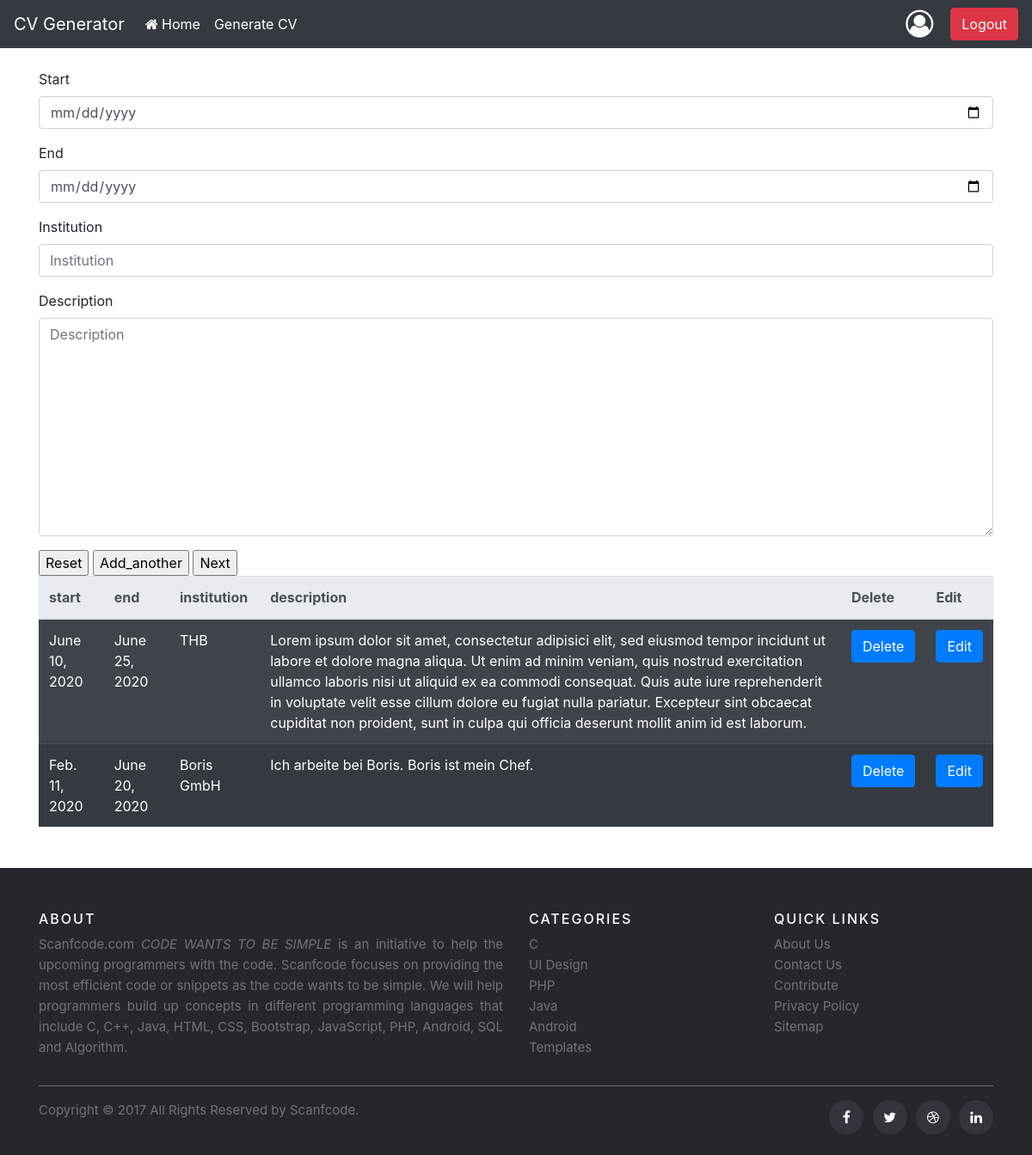
The app's page /experience_view/3/, older data.
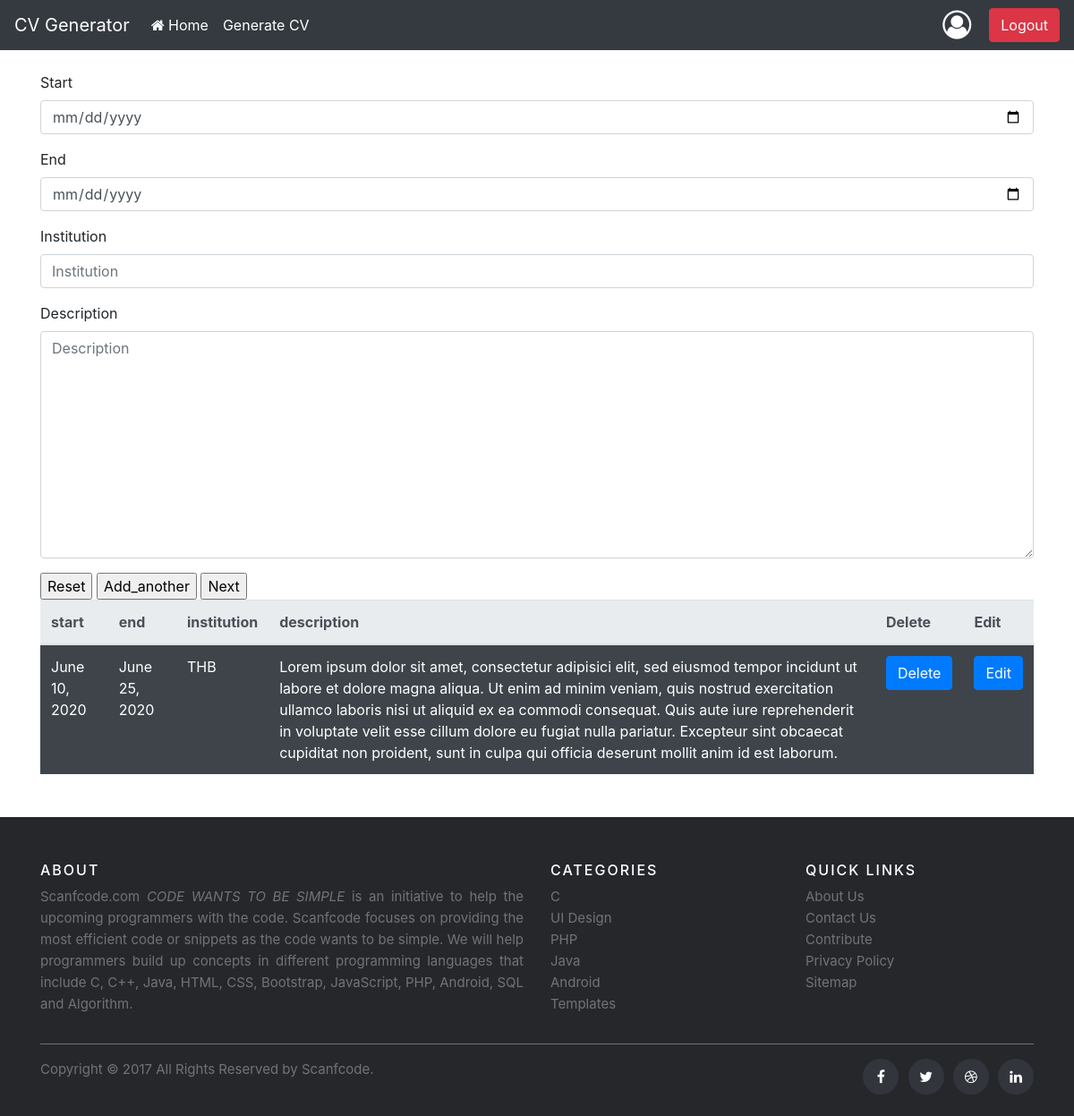
The same page, newer data.
### cvsite/models.py (models this page shows)
class Experience(models.Model):
    start = models.DateField()
    end = models.DateField()
    institution = models.CharField(max_length=100)
    description = models.TextField(blank=True)
    data = models.ForeignKey(Data, on_delete=models.CASCADE)

### cvsite/views.py (the view, shortened to what this page needs)
# urls.py: path('experience_view/<data>/', experience_view, name='experience'),
def experience_view(request, data=None):
    myexperience = Experience.objects.all().filter(data=data)
    if 'next' in request.POST:
        if request.method == 'POST':
            form = ExperienceForm(request.POST)
            if form.is_valid():
                exp = form.save(commit=False)
                exp.data_id = data
                exp.save()
                return redirect('education', data=data)
    else:
        form = ExperienceForm()
    return render(request, 'form_experience.html', {'form': form, 'myexp': myexperience, })

### cvsite/forms.py
class ExperienceForm(forms.ModelForm):
    class Meta:
        model = Experience
        fields = '__all__'
        widgets = {'start': DateInput(), 'end': DateInput()}
        exclude = ['data']

### templates/form_experience.html (shortened to what this page needs)
{% extends 'base.html' %}
{% load bootstrap4 %}
{% block content %}
    <form action="" method="post">
    {% bootstrap_form form %}
    <input type="reset" value="Reset" />
    <input type="submit" name="add" value="Add_another" />
    <input type="submit" name="next" value="Next" />
    </form>
    <table class="table table-striped table-dark">
    <thead class="thead-light">
        <tr>
        <th>start</th>
        <th>end</th>
        <th>institution</th>
        <th>description</th>
        <th>Delete</th>
        <th>Edit</th>
        </tr>
    </thead>{% for element in myexp %}
            <tr>
            <td>{{ element.start }}</td>
            <td>{{ element.end }}</td>
            <td>{{ element.institution }}</td>
            <td>{{ element.description }}</td>
            <td><a name="css" href="{% url 'experience_del' data=element.data_id pk=element.id %}"
                   class="btn btn-primary btn-xs">Delete</a></td>
            <td><a name="css" href="{% url 'experience_edit' data=element.data_id pk=element.id %}"
                   class="btn btn-primary btn-xs">Edit</a></td>
            </tr>
        {% endfor %}
    </table>
{% endblock %}

Row changes from the older to the newer data that the page shows:
removed Experience: start "Feb. 11, 2020", end "June 20, 2020", institution "Boris GmbH", description "Ich arbeite bei Boris. Boris ist mein Chef."
